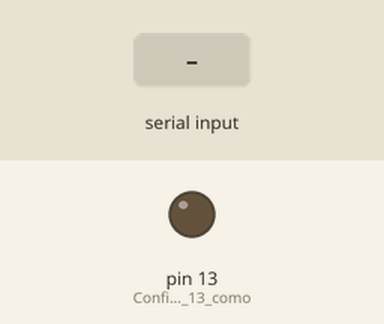
Simulated run of this sketch. Board: Arduino Uno, built with avr-gcc and run on an emulated ATmega328P. On the bench: output pins drawn as LEDs (lit = HIGH). Inputs (shaded band) come from the test bench.

Above: at 1.2 s.
1.3 s: byte 1 (1) received over Serial
At 2.5 s:
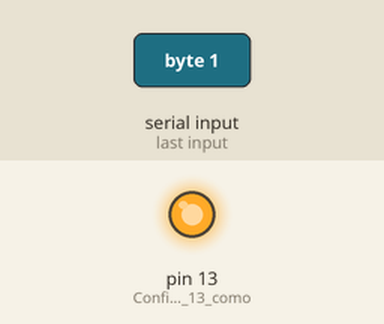
2.8 s: "1" received over Serial
At 3.8 s:
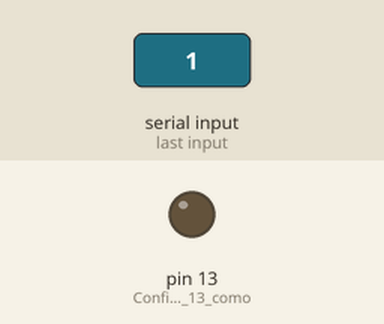
Timing chart, 0 to 5.8 s (numbered marks = the images above; inputs shaded):
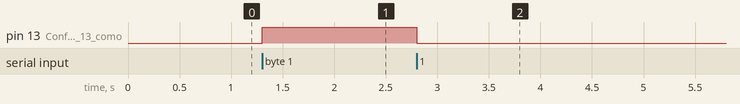

Measured:
- after the input at 1.3 s, pin 13 (Configura_o_pino_13_como): LOW → HIGH at once
- after the input at 2.8 s, pin 13 (Configura_o_pino_13_como): HIGH → LOW at once

The sketch:

sw2.ino
```cpp
int dado_sensor = 0;    //Variável para o dado recebido

void setup()
{

  Serial.begin(9600);   //Abre a porta serial, configura a taxa de transferência para 9600 bps
  pinMode(13, OUTPUT);  //Configura o pino 13 como saída digital

}

void loop() {                     //Inicia loop "infinito"

  if (Serial.available() > 0)     //Verifica se existe dado vindo na serial
  {

    dado_sensor = Serial.read();  //Caso exista dado, o valor é armazenado

    if(dado_sensor == 1)          //Caso o dado recebido é um, ativa a saida digital 13
    {
      digitalWrite(13, HIGH);     //Liga saída digital
    }
    else                          //Caso o dado recebido é um, desativa a saida digital 13
    {
      digitalWrite(13, LOW);      //Desliga saída digital
    }
  }
}
```
